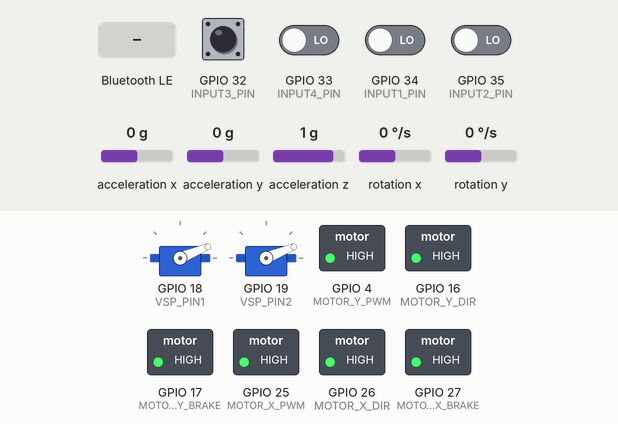
A sketch run on a simulated ESP32. Shown: 2 × servo, switched loads named in the sketch (green lamp = pin HIGH). Wiring (inferred from the names in the program): MPU-6050 motion sensor at I2C address 0x68. The test bench sets the inputs (shaded band); at power-on: GPIO 32 (INPUT3_PIN), GPIO 33 (INPUT4_PIN), GPIO 34 (INPUT1_PIN), GPIO 35 (INPUT2_PIN) LOW, acceleration x 0 g, acceleration y 0 g, acceleration z 1 g, rotation x 0 °/s, rotation y 0 °/s. Nothing arrives over Bluetooth unless stated; a phone connects over Bluetooth LE 3 s after start; what the sketch prints to the serial monitor is not drawn.

Above: at 7.7 s.
7.8 s: GPIO 32 (INPUT3_PIN) pulsed HIGH 2 times (0.12 s each, 0.3 s apart)
At 9.1 s:
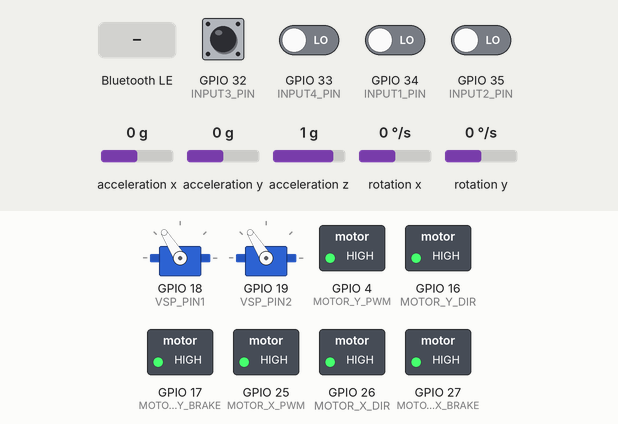
9.9 s: Bluetooth LE write "SPACE_PRESSED" received
At 10.3 s:
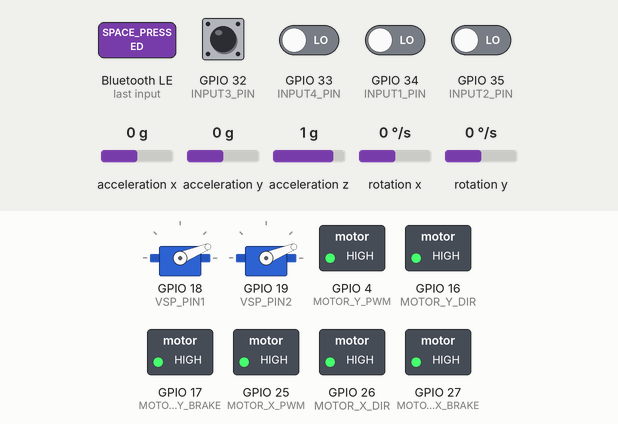
Timing chart, 0 to 12.9 s (numbered marks = the images above; inputs shaded):
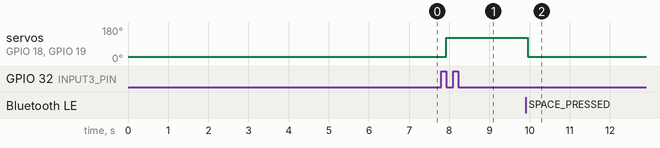

The sketch:

PID_tuning.ino
```cpp
#include <BLEDevice.h>
#include <BLEUtils.h>
#include <BLEServer.h>
#include <BLE2902.h>
#include <Arduino.h>
#include <ESP32Servo.h>
#include <Wire.h>

#define INPUT1_PIN  34
#define INPUT2_PIN  35
#define INPUT3_PIN  32
#define INPUT4_PIN  33
#define MOTOR_X_PWM 25
#define MOTOR_X_DIR 26
#define MOTOR_X_BRAKE 27
#define MOTOR_Y_PWM 4
#define MOTOR_Y_DIR 16
#define MOTOR_Y_BRAKE 17
#define VSP_PIN1 18
#define VSP_PIN2 19
#define MPU6050 0x68
#define PWR_MGMT_1 0x6B

#define SERVICE_UUID        "12345678-1234-1234-1234-123456789abc"
#define CHARACTERISTIC_UUID "87654321-4321-4321-4321-cba987654321"

Servo motor_1, motor_2;
BLECharacteristic *pCharacteristic;

bool deviceConnected = false;
bool send = false;
unsigned long lastSendTime = 0;
const unsigned long sendInterval = 200;

int min_speed = 22;
int power_up = min_speed;
int power_bt = min_speed;

double alpha = 0.96;
unsigned long prevTime = 0;
double roll = 0, pitch = 0;
double setpointX = 0, setpointY = 0;
double inputX, inputY;
double outputX, outputY;
double Kp = 0, Ki = 0, Kd = 0;
double ax, ay, az, gx, gy, accRoll, accPitch;
double roll_er, pitch_er;
double angle = 5, angle_axies = angle/1.414, roll_act = 0, pitch_act = 0;

long long pulseStartTime[4] = {0};
long long pulseEndTime[4] = {0};
long long pulseWidth[4] = {0};
int PWMMAX[4] = {1980, 2000, 2000, 1960};
int PWMMIN[4] = {1010, 980, 990, 1000};

class MyServerCallbacks : public BLEServerCallbacks {
    void onConnect(BLEServer* pServer) {
        deviceConnected = true;
    }
    void onDisconnect(BLEServer* pServer) {
        deviceConnected = false;
        BLEDevice::startAdvertising();
    }
};

class MyCallbacks : public BLECharacteristicCallbacks {
    void onWrite(BLECharacteristic *pCharacteristic) {
        String receivedValue = pCharacteristic->getValue();
        if (receivedValue.length() > 0) {
            send = true;

            if (receivedValue == "SPACE_PRESSED") {
                power_bt = min_speed;
                power_up = min_speed;
                motor_1.write(power_up);
                motor_2.write(power_bt);
            } else if (receivedValue == "KP_PLUS") {
                Kp += 1;
            } else if (receivedValue == "KP_MINUS") {
                Kp = max(Kp - 1, 0.0);
            } else if (receivedValue == "KI_PLUS") {
                Ki += 0.01;
            } else if (receivedValue == "KI_MINUS") {
                Ki = max(Ki - 0.01, 0.0);
            } else if (receivedValue == "KD_PLUS") {
                Kd += 1;
            } else if (receivedValue == "KD_MINUS") {
                Kd = max(Kd - 1, 0.0);
            }
        } else {
            send = false;
        }
    }
};

void IRAM_ATTR isr_pwm1() {
    digitalRead(INPUT1_PIN) == HIGH ?
        pulseStartTime[0] = micros() :
        pulseWidth[0] = micros() - pulseStartTime[0];
}
void IRAM_ATTR isr_pwm2() {
    digitalRead(INPUT2_PIN) == HIGH ?
        pulseStartTime[1] = micros() :
        pulseWidth[1] = micros() - pulseStartTime[1];
}
void IRAM_ATTR isr_pwm3() {
    digitalRead(INPUT3_PIN) == HIGH ?
        pulseStartTime[2] = micros() :
        pulseWidth[2] = micros() - pulseStartTime[2];
}
void IRAM_ATTR isr_pwm4() {
    digitalRead(INPUT4_PIN) == HIGH ?
        pulseStartTime[3] = micros() :
        pulseWidth[3] = micros() - pulseStartTime[3];
}

void setup() {
    Serial.begin(115200);

    BLEDevice::init("ESP32_BLE");
    BLEServer *pServer = BLEDevice::createServer();
    pServer->setCallbacks(new MyServerCallbacks());

    BLEService *pService = pServer->createService(SERVICE_UUID);
    pCharacteristic = pService->createCharacteristic(
        CHARACTERISTIC_UUID,
        BLECharacteristic::PROPERTY_READ |
        BLECharacteristic::PROPERTY_WRITE |
        BLECharacteristic::PROPERTY_NOTIFY
    );
    pCharacteristic->setCallbacks(new MyCallbacks());
    pCharacteristic->addDescriptor(new BLE2902());
    pService->start();
    BLEDevice::getAdvertising()->addServiceUUID(SERVICE_UUID);
    BLEDevice::startAdvertising();

    motor_1.attach(VSP_PIN1);
    motor_2.attach(VSP_PIN2);
    motor_1.write(power_up);
    motor_2.write(power_bt);

    Wire.begin();
    Wire.beginTransmission(MPU6050);
    Wire.write(PWR_MGMT_1);
    Wire.write(0);
    Wire.endTransmission(true);

    setpins();
    ledcAttach(MOTOR_X_PWM, 20000, 8);
    ledcAttach(MOTOR_Y_PWM, 20000, 8);
    controlMotor(MOTOR_X_PWM, MOTOR_X_DIR, 0);
    controlMotor(MOTOR_Y_PWM, MOTOR_Y_DIR, 0);

    angle_reset();


    prevTime = millis();
}

void loop() {
    yield(); // Reset WDT

    if (millis() - lastSendTime > sendInterval){
        //printf("roll: %.2f, pitch: %.2f, %2f, %2f, %2f, %2f\n", inputX, inputY, roll, pitch, roll_er, pitch_er);
        printf("x: %.2f, y: %.2f\n", outputX, outputY);

        if(deviceConnected){
            char msg[128];
            snprintf(msg, sizeof(msg), "%.3d %.2f %.2f %.2f %.2f %.2f %.2f %.2f",
                    power_up, Kp, Ki, Kd, accRoll, accPitch, roll, pitch);
            pCharacteristic->setValue(msg);
            pCharacteristic->notify();
            lastSendTime = millis();
        }
    }

    // RC PWM處理
    for (int i = 0; i < 4; i++) {
        if (pulseWidth[i] > 0) {
            double pwmPercent = ((double)(pulseWidth[i] - PWMMIN[i]) / (PWMMAX[i] - PWMMIN[i])) * 100.0;
            pwmPercent = constrain(pwmPercent, 0, 100);

            char buffer[32];
            snprintf(buffer, sizeof(buffer), "CH%d : %lld", i + 1, pulseWidth[i]);
            //Serial.println(buffer);

            if (i == 2) {
                power_up = min_speed + (int)pwmPercent;
                power_bt = min_speed + (int)pwmPercent;
                motor_1.write(power_up);
                motor_2.write(power_bt);
            }
            else if (i == 3){
                if (pwmPercent>75){
                    power_up*=0.9;
                    if (power_up<min_speed){
                        power_up = min_speed;
                    }
                    motor_1.write(power_up);
                }
                else if (pwmPercent<25){
                    power_bt*=0.9;
                    if (power_bt<min_speed){
                        power_bt = min_speed;
                    }
                    motor_2.write(power_bt);
                }
            }
            else if (i == 0){
                if (pwmPercent>75){
                    roll_act = angle_axies;
                    pitch_act = angle_axies;
                }
                else if (pwmPercent<25){
                    roll_act = -1*angle_axies;
                    pitch_act = -1*angle_axies;
                }
            }
            else if (i == 1){
                if (pwmPercent>75){
                    roll_act = -1*angle_axies;
                    pitch_act = angle_axies;
                }
                else if (pwmPercent<25){
                    roll_act = angle_axies;
                    pitch_act = -1*angle_axies;
                }
            }

            pulseWidth[i] = 0;
        }
    }

    angle_read();
    inputX = roll-roll_er+roll_act;
    inputY = pitch-pitch_er+pitch_act;

    static double prevErrorX = 0, integralX = 0;
    static double prevErrorY = 0, integralY = 0;
    computePID(inputX, setpointX, outputX, Kp, Ki, Kd, prevErrorX, integralX);
    computePID(inputY, setpointY, outputY, Kp, Ki, Kd, prevErrorY, integralY);
    controlMotor(MOTOR_X_PWM, MOTOR_X_DIR, outputX);
    controlMotor(MOTOR_Y_PWM, MOTOR_Y_DIR, outputY);
    roll_act = 0;pitch_act = 0;


    delay(5); // 簡短 delay，避免 WDT
}
```

functions.ino
```cpp
void computePID(double input, double setpoint, double &output, double Kp, double Ki, double Kd, double &prevError, double &integral) {
  double error = setpoint - input;
  integral = constrain(integral + error, -1000, 1000); // 限制積分避免發散
  if (abs(error<3)){
    integral = 0;
  }
  double derivative = error - prevError;
  output = constrain(Kp * error + Ki * integral + Kd * derivative, -255, 255);
  prevError = error;
}
void controlMotor(int pwmPin, int dirPin, double output) {
  int pwmValue = constrain(abs(output), 0, 255);
  // 如果 output 是正數，讓馬達正轉；負數則反轉
  /*
  if (dirPin == MOTOR_Y_DIR){
      digitalWrite(dirPin, output >= 0 ? LOW : HIGH);
  }
  else {
      digitalWrite(dirPin, output >= 0 ? HIGH : LOW);
  }
  */
  digitalWrite(dirPin, output >= 0 ? HIGH : LOW);

  // 輸出 PWM，將值反轉以符合要求
  ledcWrite(pwmPin, 255 - pwmValue); // 0 為停止，255 為全速
}

void setpins(){
    // 設定馬達腳位
    pinMode(MOTOR_X_PWM, OUTPUT);
    pinMode(MOTOR_X_DIR, OUTPUT);
    pinMode(MOTOR_X_BRAKE, OUTPUT);
    pinMode(MOTOR_Y_PWM, OUTPUT);
    pinMode(MOTOR_Y_DIR, OUTPUT);
    pinMode(MOTOR_Y_BRAKE, OUTPUT);
    digitalWrite(MOTOR_X_BRAKE, HIGH);
    digitalWrite(MOTOR_Y_BRAKE, HIGH);

    pinMode(INPUT1_PIN, INPUT);
    pinMode(INPUT2_PIN, INPUT);
    pinMode(INPUT3_PIN, INPUT);
    pinMode(INPUT4_PIN, INPUT);
    attachInterrupt(digitalPinToInterrupt(INPUT1_PIN), isr_pwm1, CHANGE);
    attachInterrupt(digitalPinToInterrupt(INPUT2_PIN), isr_pwm2, CHANGE);
    attachInterrupt(digitalPinToInterrupt(INPUT3_PIN), isr_pwm3, CHANGE);
    attachInterrupt(digitalPinToInterrupt(INPUT4_PIN), isr_pwm4, CHANGE);
    /*
    pinMode(INPUT5_PIN, INPUT);
    pinMode(INPUT6_PIN, INPUT);
    attachInterrupt(digitalPinToInterrupt(INPUT5_PIN), isr_pwm5, CHANGE);
    attachInterrupt(digitalPinToInterrupt(INPUT6_PIN), isr_pwm6, CHANGE);
    */

}

void angle_read(){
    Wire.beginTransmission(MPU6050);
    Wire.write(0x3B);
    Wire.endTransmission(false);
    Wire.requestFrom(MPU6050, 12, true);
    int16_t AcX = Wire.read() << 8 | Wire.read();
    int16_t AcY = Wire.read() << 8 | Wire.read();
    int16_t AcZ = Wire.read() << 8 | Wire.read();
    Wire.read(); Wire.read();
    int16_t GyX = Wire.read() << 8 | Wire.read();
    int16_t GyY = Wire.read() << 8 | Wire.read();

    ax = AcX / 16384.0, ay = AcY / 16384.0, az = AcZ / 16384.0;
    gx = GyX / 131.0, gy = GyY / 131.0;
    accRoll = atan2(ay, az) * 180.0 / PI;
    accPitch = atan2(-ax, sqrt(ay * ay + az * az)) * 180.0 / PI;

    unsigned long currTime = millis();
    double dt = (currTime - prevTime) / 1000.0;
    prevTime = currTime;

    roll = alpha * (roll + gx * dt) + (1 - alpha) * accRoll;
    pitch = alpha * (pitch + gy * dt) + (1 - alpha) * accPitch;
}

void angle_reset(){
    double roll_sum = 0, pitch_sum = 0;
    for (int i = 0; i<1024; i++){
        angle_read();
        roll_sum+=roll;
        pitch_sum+=pitch;
        delay(5);
    }
    roll_er = roll_sum/1024;
    pitch_er = pitch_sum/1024;
}
```

Measured:
- after the input at 7.8 s, servo on GPIO 18 (VSP_PIN1), servo on GPIO 19 (VSP_PIN2): 22° → 122° after 0.13 s
- after the input at 9.9 s, servo on GPIO 18 (VSP_PIN1), servo on GPIO 19 (VSP_PIN2): 122° → 22° after 0.05 s
